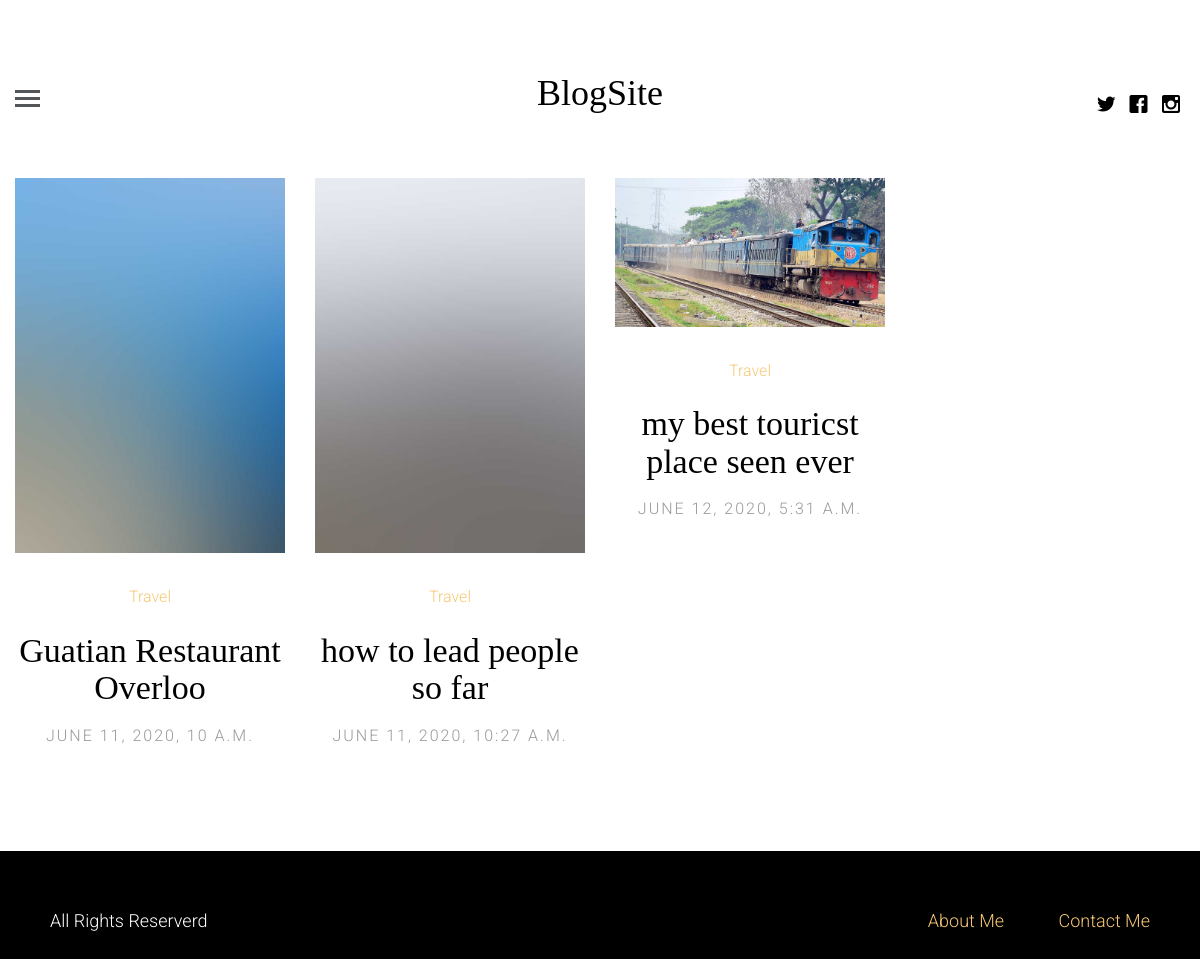
The page /category/Travel on the database as committed earlier.
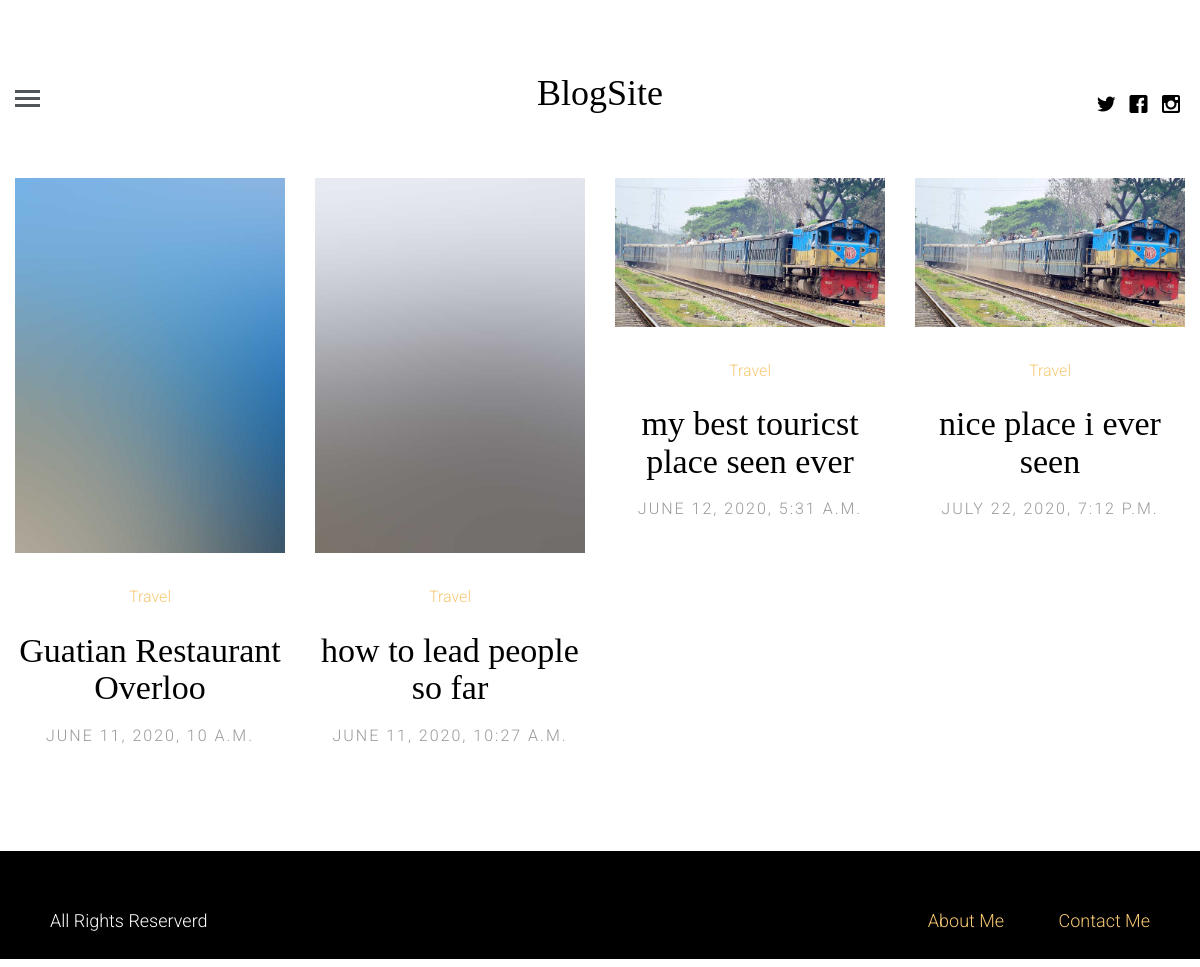
The same page on the database as committed later.
### blog/models.py (models this page shows, shortened)
class Post(models.Model):
    title = models.CharField(max_length=150)
    image = models.ImageField()
    category = models.ForeignKey(Post_Catetory, on_delete=models.CASCADE)
    description = RichTextField()
    author = models.ForeignKey(RegisterUser, on_delete=models.CASCADE)
    is_approve = models.BooleanField(default=True)
    posted = models.DateTimeField(auto_now_add=True)
    updated = models.DateTimeField(auto_now=True)

class Post_Catetory(models.Model):
    name = models.CharField(max_length=120)
    def __str__(self):
        return self.name

### blog/views.py (the view)
# urls.py: path('category/<name>', views.post_category, name='post_category'),
def post_category(request, name):
    category = get_object_or_404(Post_Catetory, name=name)
    posts = Post.objects.filter(category=category)
    context = {
        'posts':posts,
    }
    template = 'post_category.html'
    return render(request, template, context)

### templates/post_category.html (shortened to what this page needs)
{% extends 'base.html' %}
{% block content %}
	<div class="container-fluid">
		<div class="row fh5co-post-entry">
			{% for post in posts %}
			<article class="col-lg-3 col-md-3 col-sm-3 col-xs-6 col-xxs-12 animate-box">
				<figure>
					<a href="{% url 'blog:post_detail' post.id %}"><img src="{{ post.image.url }}" alt="Image" class="img-responsive"></a>
				</figure>
				<span class="fh5co-meta"><a href="{% url 'blog:post_category' name=post.category.name %}">{{ post.category }}</a></span>
				<h2 class="fh5co-article-title"><a href="{% url 'blog:post_detail' post.id %}">{{ post.title }}</a></h2>
				<span class="fh5co-meta fh5co-date">{{ post.posted }}</span>
			</article>
			{% endfor %}
		</div>
	</div>
{% endblock content %}

Rows that differ between the two databases and show on the page:
added Post: image (picture), category "Travel", title "nice place i ever seen", posted "JULY 22, 2020, 7:12 P.M."
